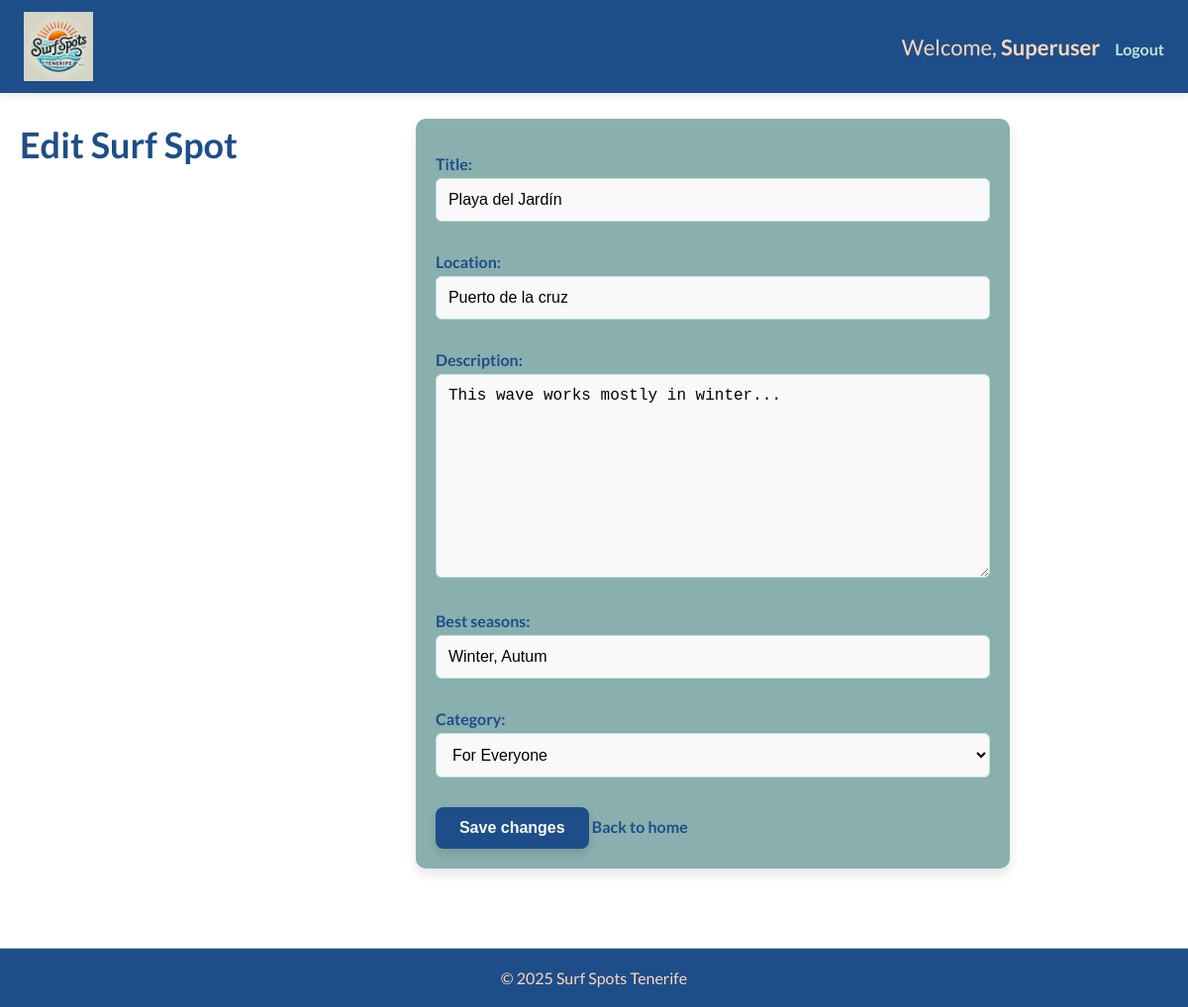
Screenshot of /surf_spots/edit/23/ (signed in) with the database file from the repository.
### users_account/models.py (models this page shows, shortened)
class NovaUser(AbstractUser):
    pass

class SurfSpot(models.Model):
    CATEGORY_CHOICES = [
        ("Beginner", "Beginner"),
        ("Advanced", "Advanced"),
        ("For Everyone", "For Everyone"),
    ]
    title = models.CharField(max_length=50)
    location = models.CharField(max_length=50)
    description = models.TextField()
    best_seasons = models.CharField(max_length=300, blank=True, null=True)
    category = models.CharField(max_length=20, choices=CATEGORY_CHOICES, default="For Everyone") # New category field
    user = models.ForeignKey(settings.AUTH_USER_MODEL, on_delete=models.CASCADE)
    created_at = models.DateTimeField(auto_now_add=True)

### users_account/views.py (the view)
# urls.py: path('surf_spots/edit/<int:post_id>/', views.edit_post, name='edit_post'),
@login_required
def edit_post(request, post_id):
    surf_spot = get_object_or_404(SurfSpot, id=post_id)
    if request.user != surf_spot.user and not request.user.is_superuser:
        messages.error(request, "You are not authorized to edit this post.")
        return redirect('home')
    if request.method == 'POST':
        form = SurfSpotForm(request.POST, instance=surf_spot)
        if form.is_valid():
            form.save()
            messages.success(request, "Surf spot pdated successfully.")
            return redirect('home')
    else:
        form = SurfSpotForm(instance=surf_spot)  # for GET request, render the form with existing data.
    return render(request, 'users_account/edit_post.html', {
        'form': form,
        'post': surf_spot,
    })

### users_account/forms.py (shortened to what this page needs)
class SurfSpotForm(forms.ModelForm):
    class Meta:
        model = SurfSpot
        fields = ['title', 'location', 'description', 'best_seasons', 'category'] #new field
        widgets = {
            'category': forms.Select(attrs={'class': 'form-control'}),
        }

### users_account/templates/users_account/edit_post.html (shortened to what this page needs)
{% extends 'base.html' %}
{% block content %}
<div class="container">
    <h1>Edit Surf Spot</h1>
    <form method="POST">
        {{ form.as_p }}
        <button type="submit" class="btn btn-primary" onclick="return confirm('Are you sure you want to save these changes to this surf spot?');">Save changes</button>
        <a href="{% url 'home' %}">Back to home</a>
    </form>
</div>
{% endblock %}

### templates/base.html (shortened to what this page needs)
{% load static %}
<!DOCTYPE html>
<html lang="en">
<head>
    <link rel="stylesheet" href="{% static 'css/styles.css' %}">
</head>
<body>
    <nav class="navbar">
        <div class="nav-container">
            <div class="logo">
                <img src="{% static 'images/logo.png' %}" alt="Surf Spots Logo" class="logo-img">
            </div>
            <ul class="nav-links">
                {% if request.user.is_authenticated %}
                <li>Welcome, <strong>{{ request.user.username }}</strong></li>
                <li><a href="{% url 'logout' %}" class="nav-link">Logout</a></li>
                {% else %}
                    {% if request.path == '/login/' %}
                        <li><a href="{% url 'login' %}" class="nav-link">Login</a></li>
                    {% endif %}
                {% endif %}
            </ul>
        </div>
    </nav>
    <main>
        {% block content %}{% endblock %}
    </main>
    <footer>
        <p>&copy; 2025 Surf Spots Tenerife</p>
    </footer>
</body>
</html>

### static/css/styles.css (style rules this page uses)
:root { --light-orange: #FFD6BA; --light-green: #BEE3DB; --mint-green: #89B0AE; --dark: #1D4E89; --light: #FAF9F9; }
*, *::before, *::after { box-sizing: inherit; }
body, html { margin: 0; padding: 0; box-sizing: border-box; font-family: 'Lato', sans-serif; overflow-x: hidden; scroll-behavior: smooth; }
.navbar { background-color: var(--dark); padding: 12px 24px; position: fixed; top: 0; left: 0; width: 100%; z-index: 1000; box-shadow: 0 2px 8px rgba(0, 0, 0, 0.1); color: var(--light); }
.nav-container { display: flex; justify-content: space-between; align-items: center; flex-wrap: wrap; max-width: 1200px; margin: 0 auto; }
.nav-links { list-style: none; display: flex; flex-wrap: wrap; align-items: center; gap: 15px; }
.nav-links li { color: var(--light-orange); }
.nav-links a { text-decoration: none; color: var(--light-green); font-weight: bold; font-size: 16px; transition: color 0.3s ease; }
.logo { display: flex; align-items: center; gap: 12px; color: var(--light-orange); font-weight: bold; text-decoration: none; font-size: 22px; }
.logo-img { height: 70px; width: auto; }
.container { display: flex; flex-wrap: wrap; justify-content: center; gap: 20px; padding: 20px; }
h1, h2, h3, p { margin-bottom: 15px; text-align: center; color: var(--dark); }
h1 { font-size: clamp(24px, 5vw, 36px); }
p, li, .nav-links a { font-size: clamp(18px, 2.5vw, 22px); }
p, form label, form input, form textarea, form select, .nav-links a, .comment, .surf-spot, button { font-size: clamp(14px, 2.5vw, 16px); }
button, .btn-primary, .delete-btn, .edit-btn, .post-comment-btn { background-color: var(--dark); color: var(--light); border: none; padding: 12px 24px; border-radius: 8px; font-size: 16px; font-weight: bold; cursor: pointer; text-decoration: none; box-shadow: 0 4px 8px rgba(0, 0, 0, 0.15); transition: all 0.3s ease-in-out; }
a { cursor: pointer; color: var(--dark); text-decoration: none; transition: transform 0.2s ease, color 0.2s ease; font-weight: 700; }
main { padding-top: 80px; }
form { background: var(--mint-green); padding: 20px; border-radius: 10px; box-shadow: 0 6px 12px rgba(0, 0, 0, 0.1); margin: 20px auto; width: 100%; max-width: 600px; color: var(--dark); }
form label { display: flex; font-weight: bold; margin-bottom: 5px; margin-top: 0; }
form input, form textarea, form select { width: 100%; padding: 12px; margin-bottom: 15px; border: 1px solid var(--light-green); border-radius: 6px; font-size: 16px; background-color: var(--light); }
footer { background-color: var(--dark); color: var(--light-orange); padding: 20px; text-align: center; font-size: 16px; margin-top: 40px; border-top: 1px solid var(--light-green); position: relative; z-index: 10; }
footer p { margin: 0; color: var(--light-orange); text-align: center; }
@media (min-width: 1024px) { .container { max-width: 1200px; justify-content: space-between; } }

### rows the page displays
NovaUser: user.username "Superuser"
SurfSpot: title "Playa del Jardín", location "Puerto de la cruz", description "This wave works mostly in winter...", best_seasons "Winter, Autum", category "For Everyone"
